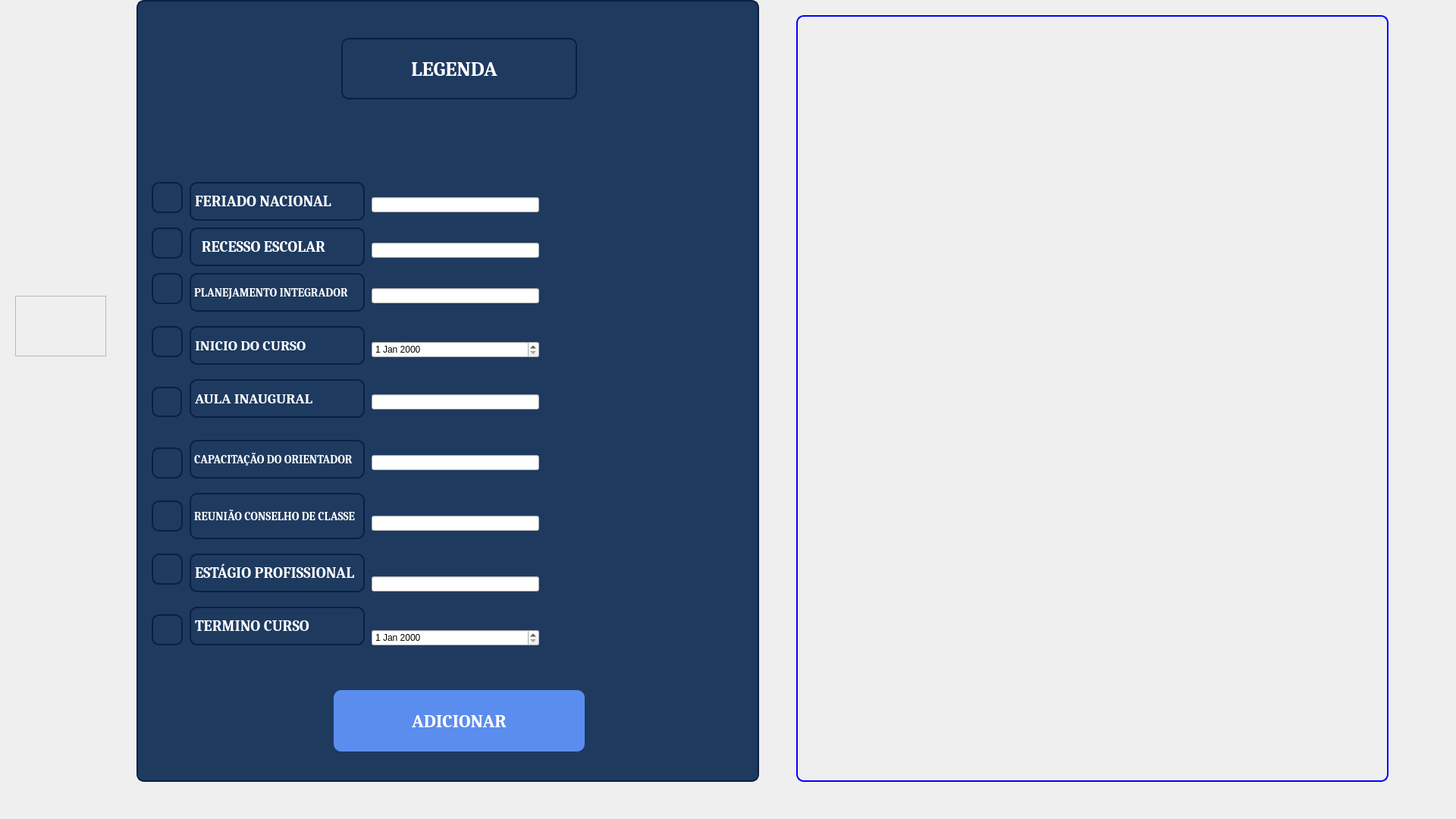
<?xml version="1.0" encoding="UTF-8"?>
<ui version="4.0">
 <class>WizardPage</class>
 <widget class="QWizardPage" name="WizardPage">
  <property name="geometry">
   <rect>
    <x>0</x>
    <y>0</y>
    <width>1920</width>
    <height>1080</height>
   </rect>
  </property>
  <property name="windowTitle">
   <string>WizardPage</string>
  </property>
  <property name="styleSheet">
   <string notr="true"/>
  </property>
  <widget class="QFrame" name="frame_2">
   <property name="geometry">
    <rect>
     <x>180</x>
     <y>0</y>
     <width>821</width>
     <height>1031</height>
    </rect>
   </property>
   <property name="font">
    <font>
     <pointsize>5</pointsize>
    </font>
   </property>
   <property name="styleSheet">
    <string notr="true">QFrame {
    background-color: #1E3A5F;  /* azul escuro */
    border: 2px solid #0A1F44;  /* borda mais escura */
    border-radius: 10px;        /* cantos levemente arredondados */
}</string>
   </property>
   <property name="frameShape">
    <enum>QFrame::StyledPanel</enum>
   </property>
   <property name="frameShadow">
    <enum>QFrame::Raised</enum>
   </property>
   <widget class="QLabel" name="label">
    <property name="geometry">
     <rect>
      <x>270</x>
      <y>50</y>
      <width>311</width>
      <height>81</height>
     </rect>
    </property>
    <property name="font">
     <font>
      <family>Cambria</family>
      <pointsize>20</pointsize>
      <weight>75</weight>
      <bold>true</bold>
     </font>
    </property>
    <property name="styleSheet">
     <string notr="true">selection-color: rgb(253, 253, 253);
color: qlineargradient(spread:reflect, x1:0, y1:0, x2:1, y2:0, stop:1 rgba(255, 255, 255, 255));</string>
    </property>
    <property name="text">
     <string>              LEGENDA</string>
    </property>
   </widget>
   <widget class="QLabel" name="label_2">
    <property name="geometry">
     <rect>
      <x>20</x>
      <y>510</y>
      <width>40</width>
      <height>40</height>
     </rect>
    </property>
    <property name="text">
     <string/>
    </property>
    <property name="pixmap">
     <pixmap resource="icon.qrc">:/icones/triangulo.qrc.png</pixmap>
    </property>
    <property name="scaledContents">
     <bool>true</bool>
    </property>
   </widget>
   <widget class="QLabel" name="label_3">
    <property name="geometry">
     <rect>
      <x>20</x>
      <y>730</y>
      <width>41</width>
      <height>41</height>
     </rect>
    </property>
    <property name="text">
     <string/>
    </property>
    <property name="pixmap">
     <pixmap resource="icon.qrc">:/icones/losanfo.qrc.png</pixmap>
    </property>
   </widget>
   <widget class="QLabel" name="label_4">
    <property name="geometry">
     <rect>
      <x>20</x>
      <y>590</y>
      <width>41</width>
      <height>41</height>
     </rect>
    </property>
    <property name="text">
     <string/>
    </property>
    <property name="pixmap">
     <pixmap resource="icon.qrc">:/icones/grafc.qrc.png</pixmap>
    </property>
   </widget>
   <widget class="QLabel" name="label_5">
    <property name="geometry">
     <rect>
      <x>20</x>
      <y>430</y>
      <width>41</width>
      <height>41</height>
     </rect>
    </property>
    <property name="text">
     <string/>
    </property>
    <property name="pixmap">
     <pixmap resource="icon.qrc">:/icones/fluxo.qrc.png</pixmap>
    </property>
   </widget>
   <widget class="QLabel" name="label_7">
    <property name="geometry">
     <rect>
      <x>20</x>
      <y>660</y>
      <width>41</width>
      <height>41</height>
     </rect>
    </property>
    <property name="text">
     <string/>
    </property>
    <property name="pixmap">
     <pixmap resource="icon.qrc">:/icones/reuniao.qrc.png</pixmap>
    </property>
   </widget>
   <widget class="QLabel" name="label_10">
    <property name="geometry">
     <rect>
      <x>20</x>
      <y>360</y>
      <width>41</width>
      <height>41</height>
     </rect>
    </property>
    <property name="text">
     <string/>
    </property>
    <property name="pixmap">
     <pixmap resource="icon.qrc">:/icones/losanfo.qrc.png</pixmap>
    </property>
   </widget>
   <widget class="QLabel" name="label_6">
    <property name="geometry">
     <rect>
      <x>70</x>
      <y>360</y>
      <width>231</width>
      <height>51</height>
     </rect>
    </property>
    <property name="font">
     <font>
      <family>Cambria</family>
      <pointsize>11</pointsize>
      <weight>75</weight>
      <bold>true</bold>
     </font>
    </property>
    <property name="styleSheet">
     <string notr="true">color: white;
</string>
    </property>
    <property name="text">
     <string>PLANEJAMENTO INTEGRADOR </string>
    </property>
   </widget>
   <widget class="QLabel" name="label_8">
    <property name="geometry">
     <rect>
      <x>70</x>
      <y>430</y>
      <width>231</width>
      <height>51</height>
     </rect>
    </property>
    <property name="font">
     <font>
      <family>Cambria</family>
      <pointsize>14</pointsize>
      <weight>75</weight>
      <bold>true</bold>
     </font>
    </property>
    <property name="styleSheet">
     <string notr="true">color: white;
</string>
    </property>
    <property name="text">
     <string>INICIO DO CURSO</string>
    </property>
   </widget>
   <widget class="QLabel" name="label_9">
    <property name="geometry">
     <rect>
      <x>70</x>
      <y>500</y>
      <width>231</width>
      <height>51</height>
     </rect>
    </property>
    <property name="font">
     <font>
      <family>Cambria</family>
      <pointsize>14</pointsize>
      <weight>75</weight>
      <bold>true</bold>
     </font>
    </property>
    <property name="styleSheet">
     <string notr="true">color: white;
</string>
    </property>
    <property name="text">
     <string>AULA INAUGURAL</string>
    </property>
   </widget>
   <widget class="QLabel" name="label_11">
    <property name="geometry">
     <rect>
      <x>70</x>
      <y>580</y>
      <width>231</width>
      <height>51</height>
     </rect>
    </property>
    <property name="font">
     <font>
      <family>Cambria</family>
      <pointsize>11</pointsize>
      <weight>75</weight>
      <bold>true</bold>
     </font>
    </property>
    <property name="styleSheet">
     <string notr="true">color: white;
</string>
    </property>
    <property name="text">
     <string>CAPACITAÇÃO DO ORIENTADOR</string>
    </property>
   </widget>
   <widget class="QLabel" name="label_12">
    <property name="geometry">
     <rect>
      <x>70</x>
      <y>650</y>
      <width>231</width>
      <height>61</height>
     </rect>
    </property>
    <property name="font">
     <font>
      <family>Cambria</family>
      <pointsize>11</pointsize>
      <weight>75</weight>
      <bold>true</bold>
     </font>
    </property>
    <property name="styleSheet">
     <string notr="true">color: white;
</string>
    </property>
    <property name="text">
     <string>REUNIÃO CONSELHO DE CLASSE</string>
    </property>
   </widget>
   <widget class="QLabel" name="label_13">
    <property name="geometry">
     <rect>
      <x>70</x>
      <y>730</y>
      <width>231</width>
      <height>51</height>
     </rect>
    </property>
    <property name="font">
     <font>
      <family>Cambria</family>
      <pointsize>15</pointsize>
      <weight>75</weight>
      <bold>true</bold>
     </font>
    </property>
    <property name="styleSheet">
     <string notr="true">color: white;
</string>
    </property>
    <property name="text">
     <string>ESTÁGIO PROFISSIONAL </string>
    </property>
   </widget>
   <widget class="QLabel" name="label_14">
    <property name="geometry">
     <rect>
      <x>20</x>
      <y>300</y>
      <width>41</width>
      <height>41</height>
     </rect>
    </property>
    <property name="text">
     <string/>
    </property>
    <property name="pixmap">
     <pixmap resource="icon.qrc">:/icones/icone.qrc.png</pixmap>
    </property>
   </widget>
   <widget class="QLabel" name="label_15">
    <property name="geometry">
     <rect>
      <x>20</x>
      <y>810</y>
      <width>41</width>
      <height>41</height>
     </rect>
    </property>
    <property name="text">
     <string/>
    </property>
    <property name="pixmap">
     <pixmap resource="icon.qrc">:/icones/poligno.qrc.png</pixmap>
    </property>
   </widget>
   <widget class="QLabel" name="label_16">
    <property name="geometry">
     <rect>
      <x>20</x>
      <y>240</y>
      <width>41</width>
      <height>41</height>
     </rect>
    </property>
    <property name="text">
     <string/>
    </property>
    <property name="pixmap">
     <pixmap resource="icon.qrc">:/icones/quadro.qrc.png</pixmap>
    </property>
   </widget>
   <widget class="QLabel" name="label_17">
    <property name="geometry">
     <rect>
      <x>70</x>
      <y>300</y>
      <width>231</width>
      <height>51</height>
     </rect>
    </property>
    <property name="font">
     <font>
      <family>Cambria</family>
      <pointsize>15</pointsize>
      <weight>75</weight>
      <bold>true</bold>
     </font>
    </property>
    <property name="styleSheet">
     <string notr="true">color: white;
</string>
    </property>
    <property name="text">
     <string>  RECESSO ESCOLAR</string>
    </property>
   </widget>
   <widget class="QLabel" name="label_18">
    <property name="geometry">
     <rect>
      <x>70</x>
      <y>800</y>
      <width>231</width>
      <height>51</height>
     </rect>
    </property>
    <property name="font">
     <font>
      <family>Cambria</family>
      <pointsize>15</pointsize>
      <weight>75</weight>
      <bold>true</bold>
     </font>
    </property>
    <property name="styleSheet">
     <string notr="true">color: white;
</string>
    </property>
    <property name="text">
     <string>TERMINO CURSO</string>
    </property>
   </widget>
   <widget class="QLabel" name="label_19">
    <property name="geometry">
     <rect>
      <x>70</x>
      <y>240</y>
      <width>231</width>
      <height>51</height>
     </rect>
    </property>
    <property name="font">
     <font>
      <family>Cambria</family>
      <pointsize>15</pointsize>
      <weight>75</weight>
      <bold>true</bold>
     </font>
    </property>
    <property name="styleSheet">
     <string notr="true">color: white;
</string>
    </property>
    <property name="text">
     <string>FERIADO NACIONAL</string>
    </property>
   </widget>
   <widget class="QLineEdit" name="lineEdit">
    <property name="geometry">
     <rect>
      <x>310</x>
      <y>260</y>
      <width>221</width>
      <height>20</height>
     </rect>
    </property>
   </widget>
   <widget class="QLineEdit" name="lineEdit_2">
    <property name="geometry">
     <rect>
      <x>310</x>
      <y>320</y>
      <width>221</width>
      <height>20</height>
     </rect>
    </property>
   </widget>
   <widget class="QLineEdit" name="lineEdit_3">
    <property name="geometry">
     <rect>
      <x>310</x>
      <y>380</y>
      <width>221</width>
      <height>20</height>
     </rect>
    </property>
   </widget>
   <widget class="QDateEdit" name="DATA">
    <property name="geometry">
     <rect>
      <x>310</x>
      <y>450</y>
      <width>221</width>
      <height>22</height>
     </rect>
    </property>
   </widget>
   <widget class="QLineEdit" name="lineEdit_4">
    <property name="geometry">
     <rect>
      <x>310</x>
      <y>520</y>
      <width>221</width>
      <height>20</height>
     </rect>
    </property>
   </widget>
   <widget class="QLineEdit" name="lineEdit_5">
    <property name="geometry">
     <rect>
      <x>310</x>
      <y>600</y>
      <width>221</width>
      <height>20</height>
     </rect>
    </property>
   </widget>
   <widget class="QLineEdit" name="lineEdit_6">
    <property name="geometry">
     <rect>
      <x>310</x>
      <y>680</y>
      <width>221</width>
      <height>20</height>
     </rect>
    </property>
   </widget>
   <widget class="QLineEdit" name="lineEdit_7">
    <property name="geometry">
     <rect>
      <x>310</x>
      <y>760</y>
      <width>221</width>
      <height>20</height>
     </rect>
    </property>
   </widget>
   <widget class="QDateEdit" name="dateEdit">
    <property name="geometry">
     <rect>
      <x>310</x>
      <y>830</y>
      <width>221</width>
      <height>22</height>
     </rect>
    </property>
   </widget>
   <widget class="QPushButton" name="pushButton">
    <property name="geometry">
     <rect>
      <x>260</x>
      <y>910</y>
      <width>331</width>
      <height>81</height>
     </rect>
    </property>
    <property name="font">
     <font>
      <family>Cambria</family>
      <pointsize>18</pointsize>
      <weight>75</weight>
      <bold>true</bold>
     </font>
    </property>
    <property name="styleSheet">
     <string notr="true">QPushButton {
    background-color: #5B8DEF;  /* azul claro */
    color: white;               /* texto branco */
    border: none;
    border-radius: 10px;        /* arredondado */
    padding: 8px 16px;
}</string>
    </property>
    <property name="text">
     <string>ADICIONAR</string>
    </property>
   </widget>
  </widget>
  <widget class="QFrame" name="frame">
   <property name="geometry">
    <rect>
     <x>20</x>
     <y>390</y>
     <width>120</width>
     <height>80</height>
    </rect>
   </property>
   <property name="styleSheet">
    <string notr="true">image: url(:/circulo/circulo.png);</string>
   </property>
   <property name="frameShape">
    <enum>QFrame::StyledPanel</enum>
   </property>
   <property name="frameShadow">
    <enum>QFrame::Raised</enum>
   </property>
  </widget>
  <widget class="QFrame" name="frame_3">
   <property name="geometry">
    <rect>
     <x>1050</x>
     <y>20</y>
     <width>781</width>
     <height>1011</height>
    </rect>
   </property>
   <property name="styleSheet">
    <string notr="true">image: url(:/senac.png/banner_senac.png);
border: 2px solid blue;
border-radius: 10px;</string>
   </property>
   <property name="frameShape">
    <enum>QFrame::StyledPanel</enum>
   </property>
   <property name="frameShadow">
    <enum>QFrame::Raised</enum>
   </property>
  </widget>
 </widget>
 <resources>
  <include location="senac.qrc"/>
  <include location="icon.qrc"/>
  <include location="circulo.qrc"/>
 </resources>
 <connections/>
</ui>
